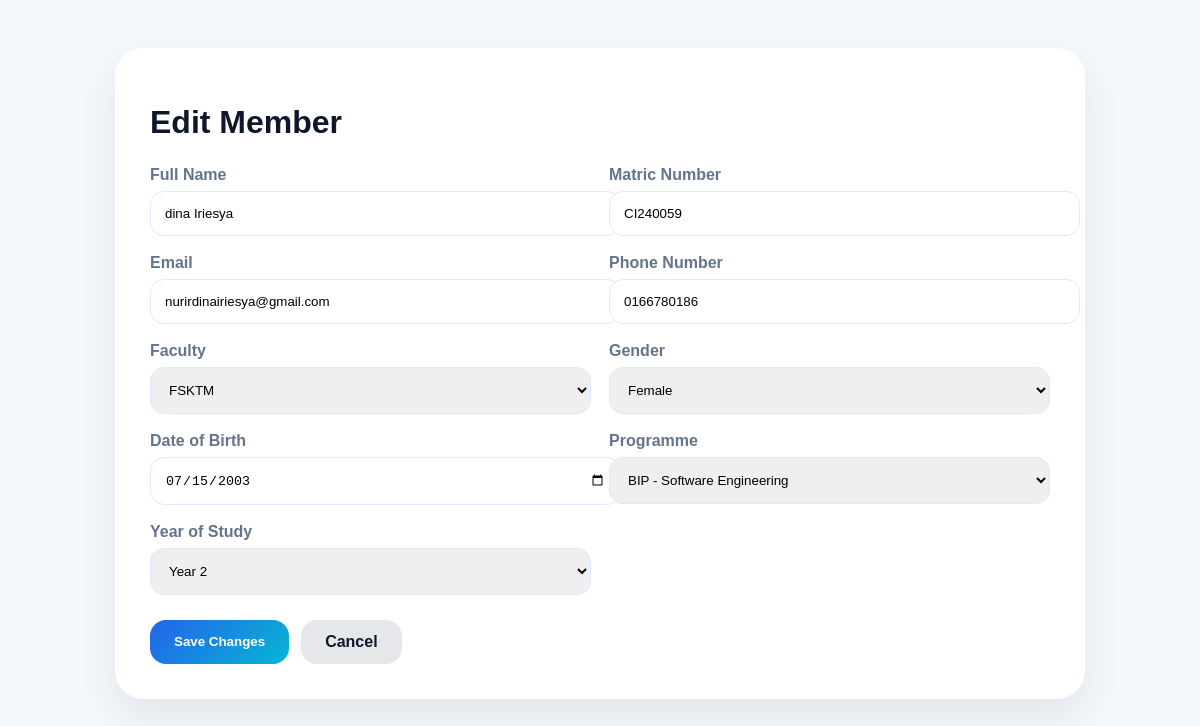
/edit_member.php?id=1 (signed in), run on the app's committed database.
### tables this page shows
CREATE TABLE `students` (
  `id` int(11) NOT NULL,
  `name` varchar(100) NOT NULL,
  `matric_number` varchar(20) NOT NULL,
  `email` varchar(100) NOT NULL,
  `phone_number` varchar(20) NOT NULL,
  `faculty` varchar(100) NOT NULL,
  `password` varchar(255) NOT NULL,
  `created_at` timestamp NOT NULL DEFAULT current_timestamp(),
  `gender` varchar(20) DEFAULT NULL,
  `date_of_birth` date DEFAULT NULL,
  `programme` varchar(100) DEFAULT NULL,
  `year_of_study` varchar(20) DEFAULT NULL,
  `profile_picture` varchar(255) DEFAULT NULL,
  `status` varchar(20) NOT NULL DEFAULT 'Active'
);

### edit_member.php (the view, shortened to what this page needs)
<?php
$conn = new mysqli("localhost", "root", "", "persada_db");
$id = $_GET['id'];
$stmt = $conn->prepare("SELECT * FROM students WHERE id=?");
$stmt->bind_param("i", $id);
$stmt->execute();
$member = $stmt->get_result()->fetch_assoc();
?>
<!DOCTYPE html>
<html>
<head>
</head>
<body>
<div class="card">
    <h1>Edit Member</h1>
    <form method="POST">
        <div class="form-grid">
            <div class="form-group">
                <label>Full Name</label>
                <input type="text" name="name" value="<?php echo $member['name']; ?>" required>
            </div>
            <div class="form-group">
                <label>Matric Number</label>
                <input type="text" name="matric_number" value="<?php echo $member['matric_number']; ?>" required>
            </div>
            <div class="form-group">
                <label>Email</label>
                <input type="email" name="email" value="<?php echo $member['email']; ?>" required>
            </div>
            <div class="form-group">
                <label>Phone Number</label>
                <input type="text" name="phone_number" value="<?php echo $member['phone_number']; ?>" required>
            </div>
            <div class="form-group">
                <label>Faculty</label>
                <select name="faculty" required>
                    <option value="FSKTM" <?php if($member['faculty']=="FSKTM") echo "selected"; ?>>FSKTM</option>
                </select>
            </div>
            <div class="form-group">
                <label>Gender</label>
                <select name="gender">
                    <option value="Female" <?php if(($member['gender'] ?? '')=="Female") echo "selected"; ?>>Female</option>
                </select>
            </div>
            <div class="form-group">
                <label>Date of Birth</label>
                <input type="date" name="date_of_birth" value="<?php echo $member['date_of_birth'] ?? ''; ?>">
            </div>
            <div class="form-group">
                <label>Programme</label>
                <select name="programme">
                    <option value="BIP - Bachelor of Computer Science (Software Engineering)" <?php if(($member['programme'] ?? '')=="BIP - Bachelor of Computer Science (Software Engineering)") echo "selected"; ?>>BIP - Software Engineering</option>
                </select>
            </div>
            <div class="form-group">
                <label>Year of Study</label>
                <select name="year_of_study">
                    <option value="Year 2" <?php if(($member['year_of_study'] ?? '')=="Year 2") echo "selected"; ?>>Year 2</option>
                </select>
            </div>
        </div>
        <div class="actions">
            <button type="submit" name="update_member" class="save-btn">Save Changes</button>
            <a href="member_management.php" class="cancel-btn">Cancel</a>
        </div>
    </form>
</div>
</body>
</html>

### edit_member.php (style rules this page uses)
body { font-family:Poppins, sans-serif; background:#f4f7fb; padding:40px; }
.card { max-width:900px; margin:auto; background:white; padding:35px; border-radius:28px; box-shadow:0 18px 40px rgba(15,23,42,.08); }
h1 { color:#0f172a; margin-bottom:25px; }
.form-grid { display:grid; grid-template-columns:repeat(2,1fr); gap:18px; }
.form-group label { display:block; margin-bottom:7px; color:#64748b; font-weight:600; }
input, select { width:100%; padding:14px; border-radius:14px; border:1px solid #dbeafe; outline:none; }
.actions { margin-top:25px; display:flex; gap:12px; }
.save-btn { border:none; padding:13px 24px; background:linear-gradient(135deg,#2563eb,#06b6d4); color:white; border-radius:16px; font-weight:700; cursor:pointer; }
.cancel-btn { padding:13px 24px; background:#e5e7eb; color:#0f172a; border-radius:16px; text-decoration:none; font-weight:700; }

### data on the page
students: name "dina Iriesya", matric_number "CI240059", email "nurirdinairiesya@gmail.com", phone_number "0166780186", faculty "FSKTM", gender "Female", date_of_birth "07/15/2003", programme "BIP - Software Engineering", year_of_study "Year 2"
